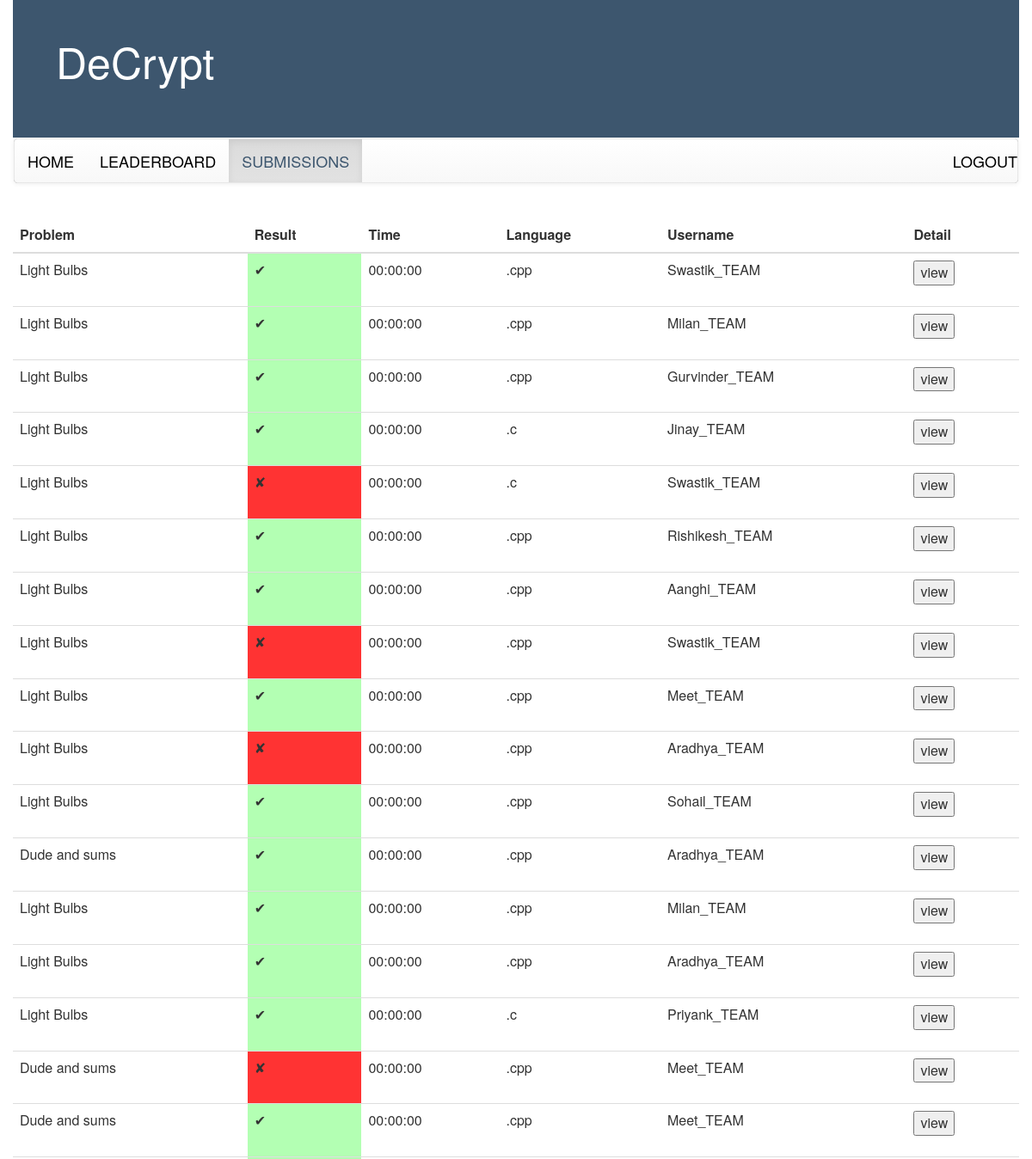
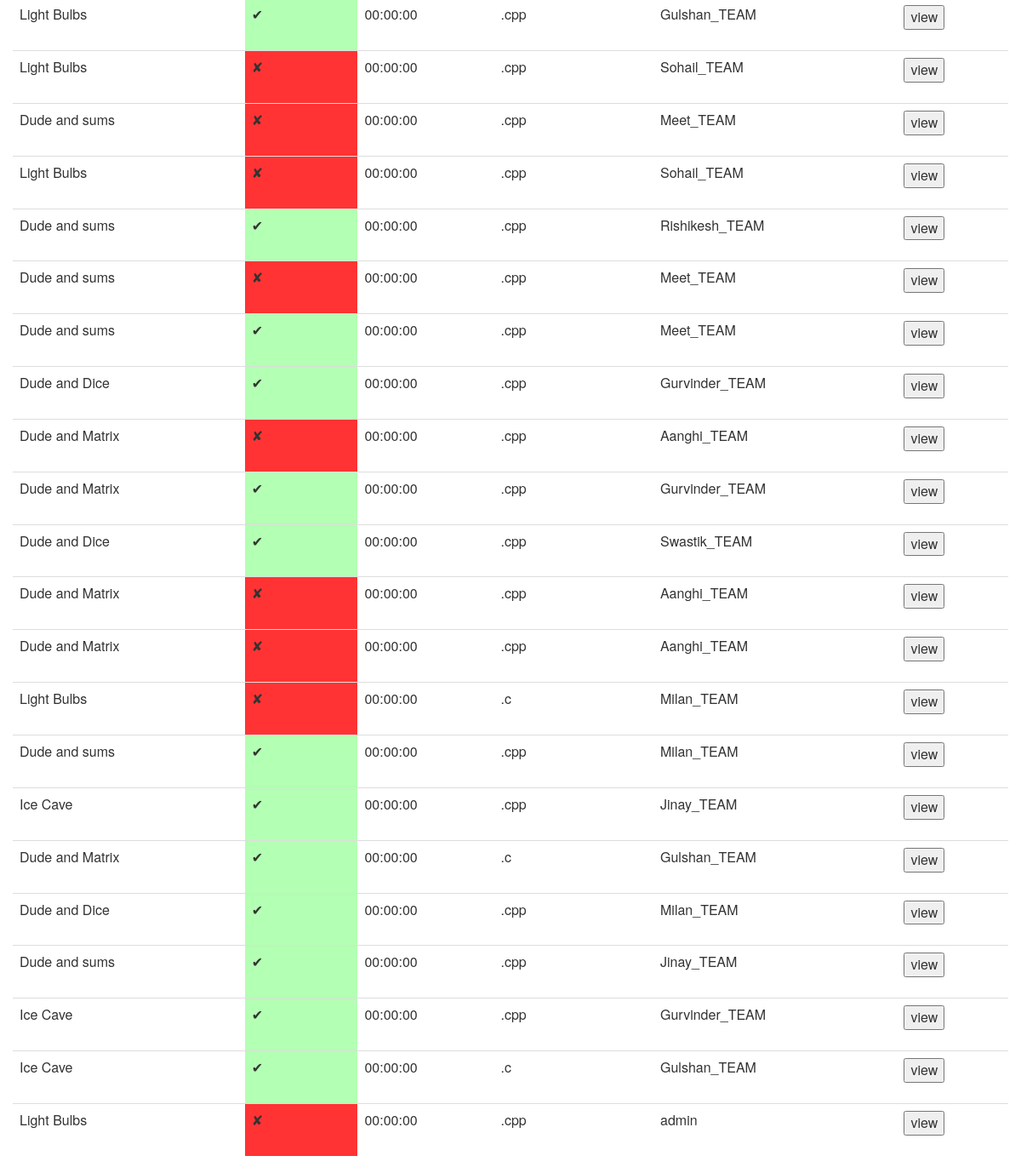
/mysubmissions.php (signed in), run on the app's committed database (2 pictures, top to bottom).
### tables this page shows
CREATE TABLE `submissions` (
  `subId` int(11) NOT NULL,
  `fileName` varchar(255) NOT NULL,
  `userId` varchar(255) NOT NULL,
  `timestamp` int(40) NOT NULL,
  `verdict` varchar(255) NOT NULL,
  `language` varchar(255) NOT NULL,
  `problemId` varchar(255) NOT NULL
);

CREATE TABLE `problem` (
  `problemId` int(11) NOT NULL,
  `author` varchar(255) NOT NULL,
  `testfile` varchar(255) NOT NULL,
  `timelimit` varchar(255) NOT NULL,
  `memory` varchar(255) NOT NULL,
  `problemCode` varchar(1024) NOT NULL,
  `input` longtext NOT NULL,
  `output` longtext NOT NULL,
  `explanation` longtext NOT NULL,
  `problem_stmt` longtext NOT NULL,
  `title_of_problem` varchar(1024) NOT NULL,
  `score` int(11) NOT NULL,
  `Sha1` varchar(50) NOT NULL,
  `Permissions` int(11) NOT NULL
);

### mysubmissions.php (the view, shortened to what this page needs)
<html>
	<head>
<link rel="stylesheet" href="https://maxcdn.bootstrapcdn.com/bootstrap/3.3.6/css/bootstrap.min.css">
<link rel="stylesheet" href="https://maxcdn.bootstrapcdn.com/bootstrap/3.3.6/css/bootstrap-theme.min.css">
	</head>
	<body>
			<div class="container-fluid">
				<div class="header"> <p class="header">DeCrypt </p></div>
				  <nav class="navbar" data-spy="affix">
        <nav class="navbar navbar-default navbar" role="navigation">
        <ul class="nav navbar-nav">
         <li><a href="index.php" align="center" >HOME</a></li>
         <li ><a href="leaderboard.php" align="center">LEADERBOARD</a></li>
         <li class="active"> <a href="mysubmissions.php" align="center">SUBMISSIONS</a></li>
         </ul>
		 <ul class="nav navbar-nav navbar-right">
		<li><a href="logout.php" align="center">LOGOUT</a></li></ul>
          </nav>
        </nav>
		<table class="table table-hover">
    <thead>
      <tr>
        <th>Problem</th>
        <th>Result</th>
        <th>Time</th>
        <th>Language</th>
        <th>Username</th>
		<th>Detail</th>
      </tr>
    </thead>
    <tbody>
	<?php
$host="localhost";
$user="root";
$password="";$db_name="online_judge";
$con=mysqli_connect($host,$user,$password,$db_name);
$query="SELECT * from submissions";
	if($result=mysqli_query($con,$query))
	{
		while($row=mysqli_fetch_assoc($result))
		{
      $code=$row['problemId'];
      $query2="SELECT `title_of_problem` from problem Where problemId=$code";
      $result2=mysqli_query($con,$query2);
      $row2=mysqli_fetch_assoc($result2);
      echo "<tr >";
			echo '<td>'.$row2['title_of_problem'].'</td>';
			if($row['verdict']=='Y')
			{
				echo "<td BGCOLOR='#b3ffb3'>".'&#x2714'."</td>";
			}
			else
			{
				echo "<td BGCOLOR='#ff3333'>".'&#x2718'."</td>";
			}
			echo '<td>'.date('H:i:s', strtotime($row['timestamp'])).'</td>';
			echo '<td>'.$row['language'].'</td>';
      echo '<td>'.$row['userId'].'</td>';
      $file=$row['fileName'];
      echo '<td>';?> <form action="display_file.php" method="POST"><input type="hidden" name="action" value="<?echo $file;echo $row['language']?>" /><input type="submit" value="view" name="button"></input></form>
      <?
			echo '</tr>';
		}
	}
?>

### mysubmissions.php (style rules this page uses)
div.header { background-color :#3d566e; height: 20%; width: 100%; }
p.header { font-size: 50px; color:white; margin-left: 50px; padding-top: 35px; }
.navbar-default { background-color: #555555; border-color: #e7e7e7; font-size: 18px; font-color: white; width:100%; }
.navbar-default .navbar-nav > li > a { color:black; }
.navbar-default .navbar-nav > .active > a, .navbar-default .navbar-nav > .active > a:hover, .navbar-default .navbar-nav > .active > a:focus { color: #3d566e; background-color: #7f8c8d; width: 100%; }

### data on the page
submissions: problemId.title_of_problem "Light Bulbs", timestamp "00:00:00", language ".cpp", userId "Swastik_TEAM"
submissions: problemId.title_of_problem "Light Bulbs", timestamp "00:00:00", language ".cpp", userId "Milan_TEAM"
submissions: problemId.title_of_problem "Light Bulbs", timestamp "00:00:00", language ".cpp", userId "Gurvinder_TEAM"
submissions: problemId.title_of_problem "Light Bulbs", timestamp "00:00:00", language ".c", userId "Jinay_TEAM"
submissions: problemId.title_of_problem "Light Bulbs", timestamp "00:00:00", language ".c", userId "Swastik_TEAM"
submissions: problemId.title_of_problem "Light Bulbs", timestamp "00:00:00", language ".cpp", userId "Rishikesh_TEAM"
submissions: problemId.title_of_problem "Light Bulbs", timestamp "00:00:00", language ".cpp", userId "Aanghi_TEAM"
submissions: problemId.title_of_problem "Light Bulbs", timestamp "00:00:00", language ".cpp", userId "Swastik_TEAM"
submissions: problemId.title_of_problem "Light Bulbs", timestamp "00:00:00", language ".cpp", userId "Meet_TEAM"
submissions: problemId.title_of_problem "Light Bulbs", timestamp "00:00:00", language ".cpp", userId "Aradhya_TEAM"
submissions: problemId.title_of_problem "Light Bulbs", timestamp "00:00:00", language ".cpp", userId "Sohail_TEAM"
submissions: problemId.title_of_problem "Dude and sums", timestamp "00:00:00", language ".cpp", userId "Aradhya_TEAM"
submissions: problemId.title_of_problem "Light Bulbs", timestamp "00:00:00", language ".cpp", userId "Milan_TEAM"
submissions: problemId.title_of_problem "Light Bulbs", timestamp "00:00:00", language ".cpp", userId "Aradhya_TEAM"
submissions: problemId.title_of_problem "Light Bulbs", timestamp "00:00:00", language ".c", userId "Priyank_TEAM"
submissions: problemId.title_of_problem "Dude and sums", timestamp "00:00:00", language ".cpp", userId "Meet_TEAM"
submissions: problemId.title_of_problem "Dude and sums", timestamp "00:00:00", language ".cpp", userId "Meet_TEAM"
submissions: problemId.title_of_problem "Light Bulbs", timestamp "00:00:00", language ".cpp", userId "Gulshan_TEAM"
submissions: problemId.title_of_problem "Light Bulbs", timestamp "00:00:00", language ".cpp", userId "Sohail_TEAM"
submissions: problemId.title_of_problem "Dude and sums", timestamp "00:00:00", language ".cpp", userId "Meet_TEAM"
submissions: problemId.title_of_problem "Light Bulbs", timestamp "00:00:00", language ".cpp", userId "Sohail_TEAM"
submissions: problemId.title_of_problem "Dude and sums", timestamp "00:00:00", language ".cpp", userId "Rishikesh_TEAM"
submissions: problemId.title_of_problem "Dude and sums", timestamp "00:00:00", language ".cpp", userId "Meet_TEAM"
submissions: problemId.title_of_problem "Dude and sums", timestamp "00:00:00", language ".cpp", userId "Meet_TEAM"
submissions: problemId.title_of_problem "Dude and Dice", timestamp "00:00:00", language ".cpp", userId "Gurvinder_TEAM"
submissions: problemId.title_of_problem "Dude and Matrix", timestamp "00:00:00", language ".cpp", userId "Aanghi_TEAM"
submissions: problemId.title_of_problem "Dude and Matrix", timestamp "00:00:00", language ".cpp", userId "Gurvinder_TEAM"
submissions: problemId.title_of_problem "Dude and Dice", timestamp "00:00:00", language ".cpp", userId "Swastik_TEAM"
submissions: problemId.title_of_problem "Dude and Matrix", timestamp "00:00:00", language ".cpp", userId "Aanghi_TEAM"
submissions: problemId.title_of_problem "Dude and Matrix", timestamp "00:00:00", language ".cpp", userId "Aanghi_TEAM"
submissions: problemId.title_of_problem "Light Bulbs", timestamp "00:00:00", language ".c", userId "Milan_TEAM"
submissions: problemId.title_of_problem "Dude and sums", timestamp "00:00:00", language ".cpp", userId "Milan_TEAM"
submissions: problemId.title_of_problem "Ice Cave", timestamp "00:00:00", language ".cpp", userId "Jinay_TEAM"
submissions: problemId.title_of_problem "Dude and Matrix", timestamp "00:00:00", language ".c", userId "Gulshan_TEAM"
submissions: problemId.title_of_problem "Dude and Dice", timestamp "00:00:00", language ".cpp", userId "Milan_TEAM"
submissions: problemId.title_of_problem "Dude and sums", timestamp "00:00:00", language ".cpp", userId "Jinay_TEAM"
submissions: problemId.title_of_problem "Ice Cave", timestamp "00:00:00", language ".cpp", userId "Gurvinder_TEAM"
submissions: problemId.title_of_problem "Ice Cave", timestamp "00:00:00", language ".c", userId "Gulshan_TEAM"
submissions: problemId.title_of_problem "Light Bulbs", timestamp "00:00:00", language ".cpp", userId "admin"
